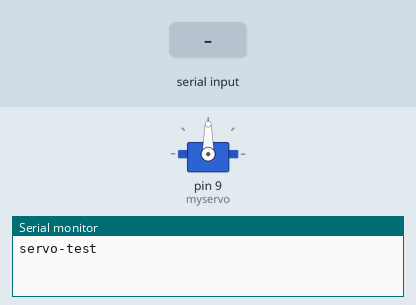
The sketch below on a simulated Arduino Uno, built with avr-gcc and run on an emulated ATmega328P. On the bench: servo, the last lines printed to the serial monitor. The inputs (shaded band) are chosen by the test bench.

Above: at 1.2 s.
1.3 s: "30,150\n" received over Serial
At 1.6 s:
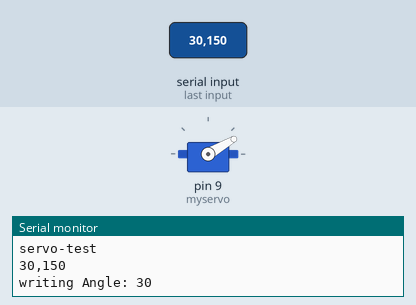
2.8 s: "5\n" received over Serial
At 3.6 s:
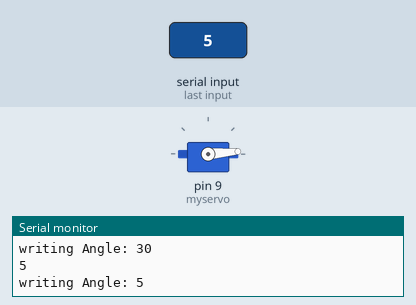
4.3 s: "200\n" received over Serial
At 4.9 s:
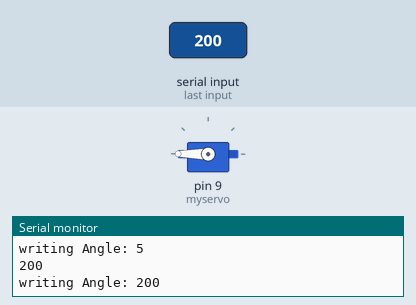
5.8 s: "90,45\n" received over Serial
At 6.2 s:
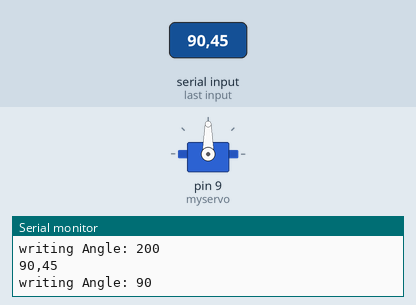
Timing chart, 0 to 8.3 s (numbered marks = the images above; inputs shaded):
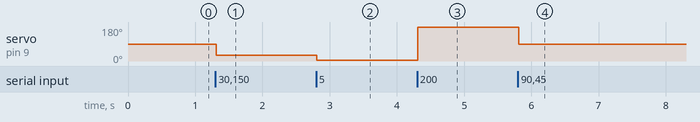

Measured:
- after the input at 1.3 s, servo on pin 9 (myservo): 90° → 30° at once
- after the input at 2.8 s, servo on pin 9 (myservo): 30° → 5° at once
- after the input at 4.3 s, servo on pin 9 (myservo): 5° → 180° at once
- after the input at 5.8 s, servo on pin 9 (myservo): 180° → 90° at once

The sketch:

Servo_keyboard.ino
```cpp
// type servo position 0 to 180 in serial monitor and it will command servo to move to that position
//usefull for determining servo travel endpoints, midpoints, etc

String readString;
#include <Servo.h>
Servo myservo;  // create servo object to control a servo

void setup() {
  Serial.begin(9600);               // pour a bowl of serial
  myservo.attach(9, 500, 2500);    // the pin (9) for the servo control, and range of motion (0-180 degrees)
  Serial.println("servo-test");     // beautiful message for serial monitor
}

void loop() {

  while (Serial.available()) {
    char c = Serial.read();   //gets one byte from serial buffer
    readString += c;          //makes the string readString
    delay(2);                 //slow down looping to allow buffer to fill with next character
  }

  if (readString.length() > 0) { //if something has been sent over serial
    Serial.println(readString);  //echos back value that you sent, so you know serial is working
    int n = readString.toInt();  //convert readString into a number

    // if number is >= 500 then the code assumes you are sending microseconds (1000-2000)
    if (n >= 500)
    {
      Serial.print("writing Microseconds: ");
      Serial.println(n);
      myservo.writeMicroseconds(n);
    }
    else  // else if the number ie less than 500, the code assumes you are trying to write an angle (0-180)
    {
      Serial.print("writing Angle: ");
      Serial.println(n);
      myservo.write(n);
    }

    readString = ""; //empty for next input
  }
}
```
